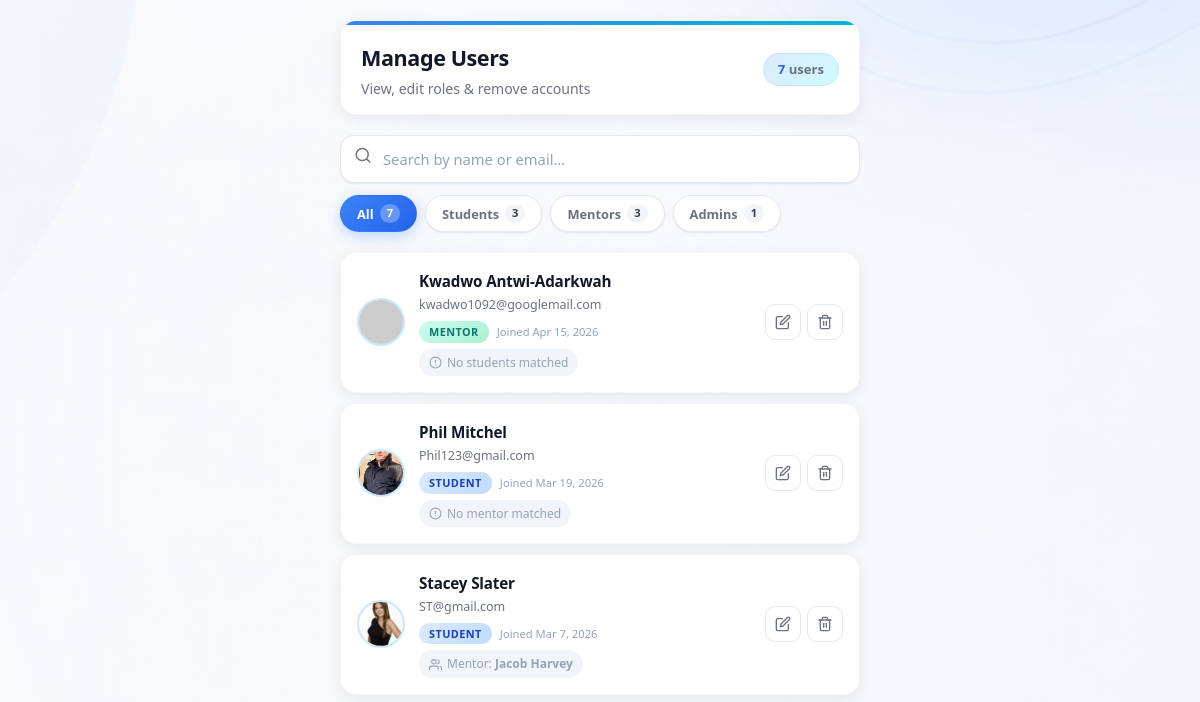
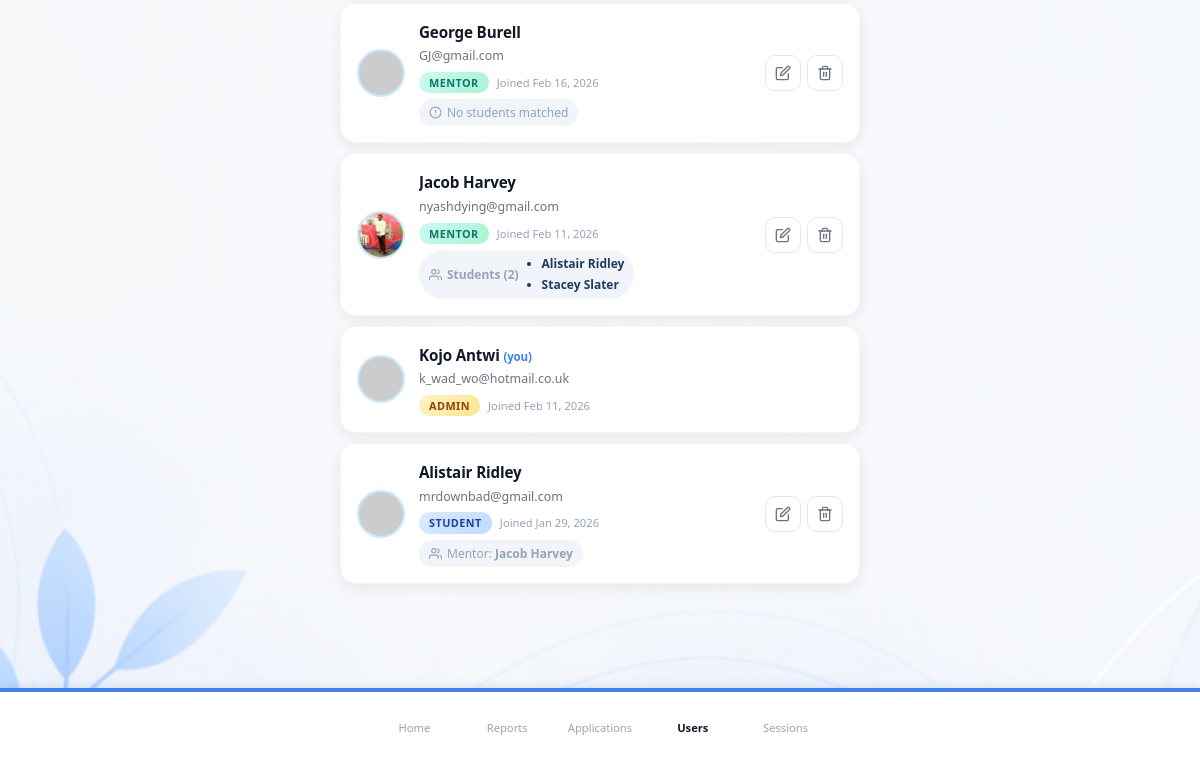
Before: /pages/manage_users.php (signed in) with the older database file (2 pictures, top to bottom).
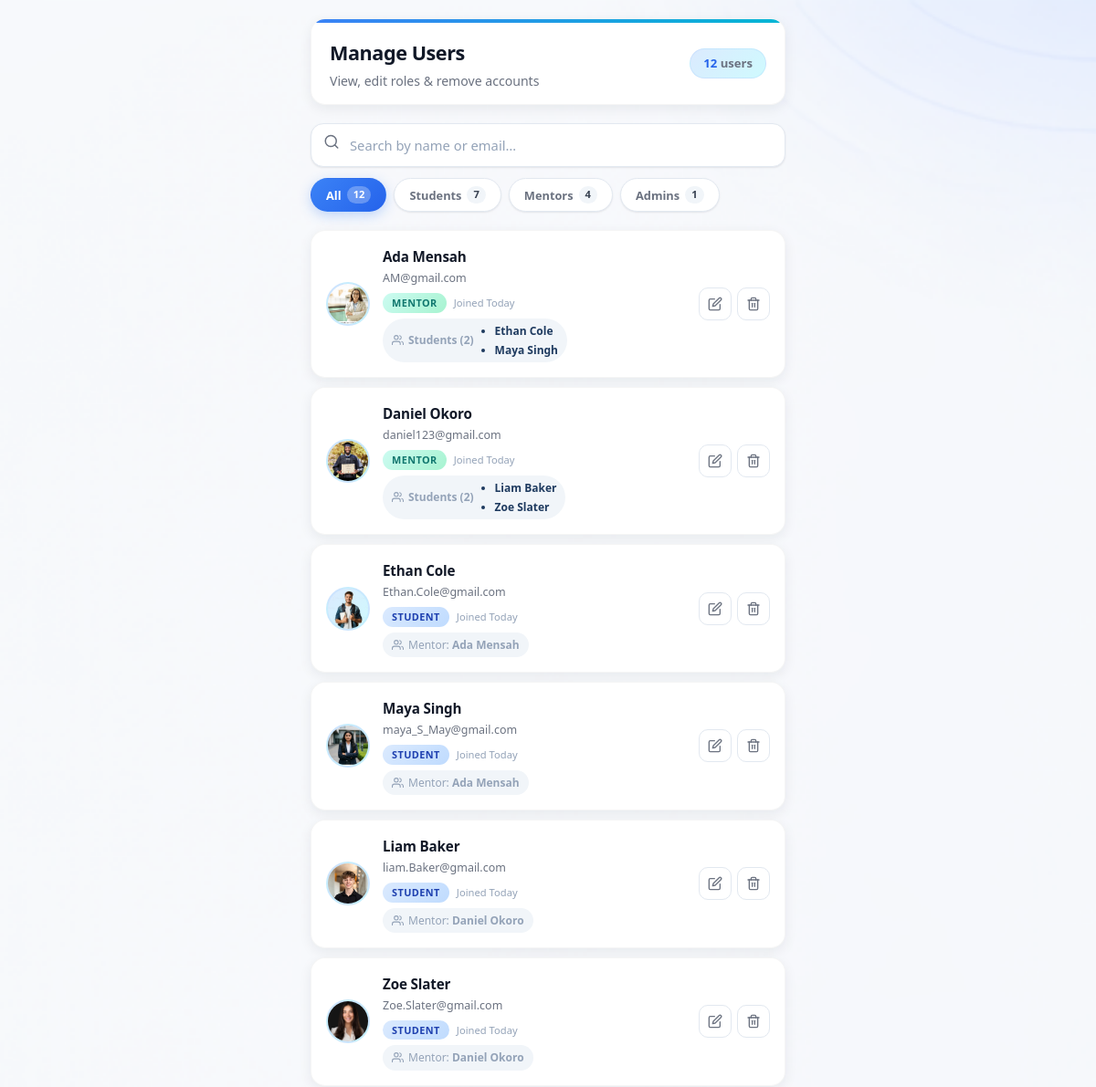
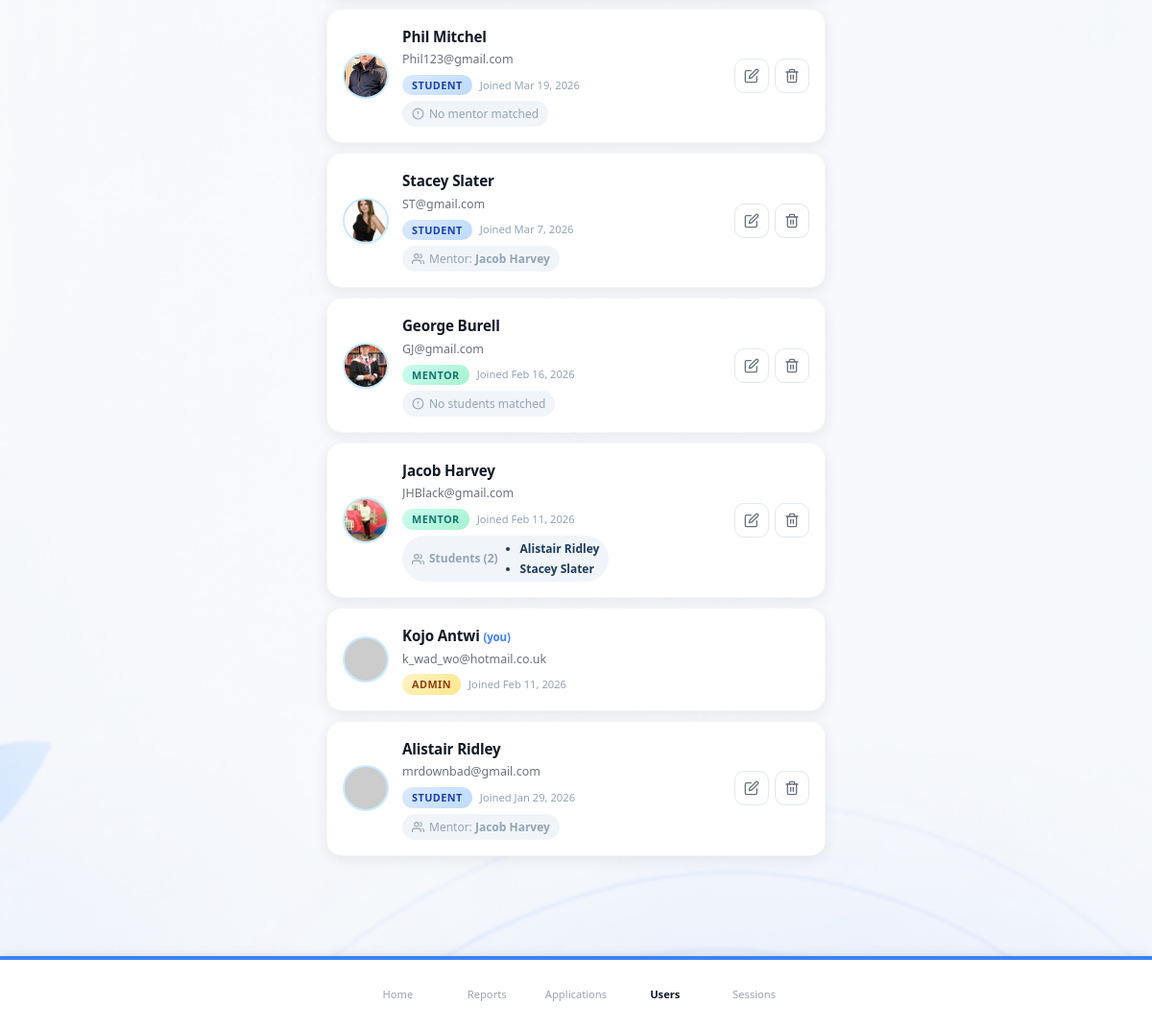
After: the same page with the newer database file (2 pictures, top to bottom).
### tables this page shows
CREATE TABLE `users` (
  `id` int(11) NOT NULL,
  `first_name` varchar(100) NOT NULL,
  `last_name` varchar(100) NOT NULL,
  `phone` varchar(20) DEFAULT NULL,
  `email` varchar(150) NOT NULL,
  `password` varchar(255) NOT NULL,
  `role` enum('student','mentor','admin') NOT NULL,
  `created_at` timestamp NOT NULL DEFAULT current_timestamp(),
  `profile_picture` varchar(255) DEFAULT NULL,
  `oauth_provider` varchar(20) DEFAULT NULL,
  `oauth_id` varchar(255) DEFAULT NULL
);

### pages/manage_users.php (the view, shortened to what this page needs)
<?php
require_once '../includes/db.php';
$adminId = (int)$_SESSION['user_id'];
$users = [];
$roleTotals = ['all' => 0, 'student' => 0, 'mentor' => 0, 'admin' => 0];
try {
    $stmt = $pdo->query("SELECT id, first_name, last_name, email, phone, role, created_at, profile_picture FROM users ORDER BY created_at DESC");
    $users = $stmt->fetchAll(PDO::FETCH_ASSOC);
    $roleTotals['all'] = count($users);
    foreach ($users as $u) {
        $roleTotals[$u['role']] = ($roleTotals[$u['role']] ?? 0) + 1;
    }
} catch (PDOException $e) {  }
$studentMentorMap = [];
try {
    $stmt = $pdo->query("
        SELECT msm.student_id, u.first_name, u.last_name
        FROM mentor_student_matches msm
        JOIN users u ON u.id = msm.mentor_id
        WHERE msm.active = 1
    ");
    while ($row = $stmt->fetch(PDO::FETCH_ASSOC)) {
        $studentMentorMap[(int)$row['student_id']] = $row['first_name'] . ' ' . $row['last_name'];
    }
} catch (PDOException $e) {  }
$mentorStudentsMap = [];
try {
    $stmt = $pdo->query("
        SELECT msm.mentor_id, u.first_name, u.last_name
        FROM mentor_student_matches msm
        JOIN users u ON u.id = msm.student_id
        WHERE msm.active = 1
        ORDER BY u.first_name
    ");
    while ($row = $stmt->fetch(PDO::FETCH_ASSOC)) {
        $mentorStudentsMap[(int)$row['mentor_id']][] = $row['first_name'] . ' ' . $row['last_name'];
    }
} catch (PDOException $e) {  }
function joinedLabel(string $dt): string {
    $ts = strtotime($dt);
    $diff = time() - $ts;
    if ($diff < 86400) return 'Today';
    return date('M j, Y', $ts);
}
?>
<!DOCTYPE html>
<html lang="en">
<head>
    <link rel="stylesheet" href="../assets/css/styles.css">
    <link rel="stylesheet" href="../assets/css/manage_users.css">
</head>
<body>
<div class="mu-container">
    <div class="mu-wrapper">
        <div class="mu-header">
            <div>
                <h1>Manage Users</h1>
                <p>View, edit roles &amp; remove accounts</p>
            </div>
            <span class="mu-user-count"><strong><?php echo $roleTotals['all']; ?></strong> users</span>
        </div>
        <div class="mu-toolbar">
            <div class="mu-search">
                <span class="mu-search__icon">
                </span>
                <input type="text" class="mu-search__input" id="searchInput" placeholder="Search by name or email…" autocomplete="off">
            </div>
            <div class="mu-filters" id="filterBar">
                <button class="mu-filter-btn active" data-filter="all">All <span class="mu-filter-count"><?php echo $roleTotals['all']; ?></span></button>
                <button class="mu-filter-btn" data-filter="student">Students <span class="mu-filter-count"><?php echo $roleTotals['student']; ?></span></button>
                <button class="mu-filter-btn" data-filter="mentor">Mentors <span class="mu-filter-count"><?php echo $roleTotals['mentor']; ?></span></button>
                <button class="mu-filter-btn" data-filter="admin">Admins <span class="mu-filter-count"><?php echo $roleTotals['admin']; ?></span></button>
            </div>
        </div>
        <div class="mu-list" id="userList">
            <?php if (empty($users)): ?>
                <div class="mu-empty">
                    <div class="mu-empty__icon">
                        <svg viewBox="0 0 24 24" fill="none" stroke="currentColor" stroke-width="2" stroke-linecap="round" stroke-linejoin="round"><path d="M17 21v-2a4 4 0 0 0-4-4H5a4 4 0 0 0-4 4v2"/><circle cx="9" cy="7" r="4"/></svg>
                    </div>
                    <p class="mu-empty__title">No users found</p>
                    <p class="mu-empty__text">Users will appear here once they sign up.</p>
                </div>
            <?php else: ?>
                <?php foreach ($users as $u):
                    $uid   = (int)$u['id'];
                    $name  = htmlspecialchars($u['first_name'] . ' ' . $u['last_name']);
                    $email = htmlspecialchars($u['email']);
                    $role  = htmlspecialchars($u['role']);
                    $joinedStr = joinedLabel($u['created_at']);
                    $isSelf = ($uid === $adminId);
                    $fallbackAvatarUrl = 'https://ui-avatars.com/api/?name=' . urlencode($u['first_name'] . ' ' . $u['last_name']) . '&background=3b82f6&color=fff&size=88';
                    if (!empty($u['profile_picture'])) {
                        $avatarUrl = '../' . ltrim($u['profile_picture'], '/');
                    } else {
                        $avatarUrl = $fallbackAvatarUrl;
                    }
                ?>
                <div class="mu-card" data-uid="<?php echo $uid; ?>" data-role="<?php echo $role; ?>" data-name="<?php echo strtolower($name); ?>" data-email="<?php echo strtolower($email); ?>">
                    <img class="mu-avatar" src="<?php echo htmlspecialchars($avatarUrl); ?>" alt="<?php echo $name; ?>" loading="lazy" data-fallback="<?php echo htmlspecialchars($fallbackAvatarUrl); ?>" onerror="this.onerror=null;this.src=this.dataset.fallback;">
                    <div class="mu-info">
                        <p class="mu-name"><?php echo $name; ?><?php if ($isSelf): ?> <span style="font-size:0.72rem;color:var(--accent);font-weight:700;">(you)</span><?php endif; ?></p>
                        <p class="mu-email"><?php echo $email; ?></p>
                        <div class="mu-meta">
                            <span class="mu-role mu-role--<?php echo $role; ?>" data-role-badge><?php echo ucfirst($role); ?></span>
                            <span class="mu-joined">Joined <?php echo $joinedStr; ?></span>
                        </div>
                        <?php if ($role === 'student'): ?>
                        <div class="mu-mentor-match">
                            <?php if (!empty($studentMentorMap[$uid])): ?>
                                <svg viewBox="0 0 24 24" fill="none" stroke="currentColor" stroke-width="2" stroke-linecap="round" stroke-linejoin="round" width="13" height="13"><path d="M17 21v-2a4 4 0 0 0-4-4H5a4 4 0 0 0-4 4v2"/><circle cx="9" cy="7" r="4"/><path d="M23 21v-2a4 4 0 0 0-3-3.87"/><path d="M16 3.13a4 4 0 0 1 0 7.75"/></svg>
                                <span>Mentor: <strong><?php echo htmlspecialchars($studentMentorMap[$uid]); ?></strong></span>
                            <?php else: ?>
                                <svg viewBox="0 0 24 24" fill="none" stroke="currentColor" stroke-width="2" stroke-linecap="round" stroke-linejoin="round" width="13" height="13"><circle cx="12" cy="12" r="10"/><line x1="12" y1="8" x2="12" y2="12"/><line x1="12" y1="16" x2="12.01" y2="16"/></svg>
                                <span>No mentor matched</span>
                            <?php endif; ?>
                        </div>
                        <?php endif; ?>
                        <?php if ($role === 'mentor'): ?>
                        <div class="mu-mentor-match mu-mentor-match--mentor mu-mentor-match--list">
                            <?php if (!empty($mentorStudentsMap[$uid])): ?>
                                <div class="mu-students-header">
                                    <svg viewBox="0 0 24 24" fill="none" stroke="currentColor" stroke-width="2" stroke-linecap="round" stroke-linejoin="round" width="13" height="13"><path d="M17 21v-2a4 4 0 0 0-4-4H5a4 4 0 0 0-4 4v2"/><circle cx="9" cy="7" r="4"/><path d="M23 21v-2a4 4 0 0 0-3-3.87"/><path d="M16 3.13a4 4 0 0 1 0 7.75"/></svg>
                                    <span>Students (<?php echo count($mentorStudentsMap[$uid]); ?>)</span>
                                </div>
                                <ul class="mu-students-list">
                                    <?php foreach ($mentorStudentsMap[$uid] as $studentName): ?>
                                    <li><?php echo htmlspecialchars($studentName); ?></li>
                                    <?php endforeach; ?>
                                </ul>
                            <?php else: ?>
                                <svg viewBox="0 0 24 24" fill="none" stroke="currentColor" stroke-width="2" stroke-linecap="round" stroke-linejoin="round" width="13" height="13"><circle cx="12" cy="12" r="10"/><line x1="12" y1="8" x2="12" y2="12"/><line x1="12" y1="16" x2="12.01" y2="16"/></svg>
                                <span>No students matched</span>
                            <?php endif; ?>
                        </div>
                        <?php endif; ?>
                    </div>
                    <div class="mu-actions">
                        <?php if (!$isSelf): ?>
                        <button class="mu-btn-icon mu-btn-icon--edit" title="Change role" onclick="openEditModal(<?php echo $uid; ?>, '<?php echo $role; ?>', '<?php echo addslashes($name); ?>')">
                            <svg viewBox="0 0 24 24" fill="none" stroke="currentColor" stroke-width="2" stroke-linecap="round" stroke-linejoin="round"><path d="M11 4H4a2 2 0 0 0-2 2v14a2 2 0 0 0 2 2h14a2 2 0 0 0 2-2v-7"/><path d="M18.5 2.5a2.121 2.121 0 0 1 3 3L12 15l-4 1 1-4 9.5-9.5z"/></svg>
                        </button>
                        <button class="mu-btn-icon mu-btn-icon--delete" title="Delete user" onclick="openDeleteModal(<?php echo $uid; ?>, '<?php echo addslashes($name); ?>')">
                        </button>
                        <?php endif; ?>
                    </div>
                </div>
                <?php endforeach; ?>
            <?php endif; ?>
        </div>
    </div>
</div>
<?php include '../includes/nav.php'; ?>
</body>
</html>

### includes/nav.php (shortened to what this page needs)
<?php
$navBasePath = '';
if (strpos($_SERVER['PHP_SELF'], '/users/') !== false) {
    $navBasePath = '../../';
} elseif (strpos($_SERVER['PHP_SELF'], '/pages/') !== false) {
    $navBasePath = '../';
}
$currentPage = basename($_SERVER['PHP_SELF'], '.php');
$userRole = $_SESSION['role'] ?? 'student';
if ($userRole === 'mentor') {
    $navItems = [
        ['name' => 'dashboard', 'label' => 'Home', 'path' => $navBasePath . 'pages/dashboard.php', 'icon' => 'home'],
        ['name' => 'calendar', 'label' => 'Calendar', 'path' => $navBasePath . 'pages/calendar.php', 'icon' => 'calendar'],
        ['name' => 'requests', 'label' => 'Requests', 'path' => $navBasePath . 'pages/requests.php', 'icon' => 'requests'],
        ['name' => 'chat', 'label' => 'Chats', 'path' => $navBasePath . 'pages/chat.php', 'icon' => 'chat'],
        ['name' => 'profile', 'label' => 'Settings', 'path' => $navBasePath . 'pages/profile.php', 'icon' => 'settings'],
    ];
} elseif ($userRole === 'admin') {
    $navItems = [
        ['name' => 'dashboard', 'label' => 'Home', 'path' => $navBasePath . 'pages/dashboard.php', 'icon' => 'home'],
        ['name' => 'platform_report', 'label' => 'Reports', 'path' => $navBasePath . 'pages/platform_report.php', 'icon' => 'reports'],
        ['name' => 'manage_applications', 'label' => 'Applications', 'path' => $navBasePath . 'users/admin/manage_applications.php', 'icon' => 'requests'],
        ['name' => 'manage_users', 'label' => 'Users', 'path' => $navBasePath . 'pages/manage_users.php', 'icon' => 'users'],
        ['name' => 'session_monitor', 'label' => 'Sessions', 'path' => $navBasePath . 'pages/session_monitor.php', 'icon' => 'calendar'],
    ];
}
?>
<nav class="bottom-nav">
    <div class="bottom-nav-inner">
        <?php foreach ($navItems as $item):
            $isActive = ($currentPage === $item['name']);
        ?>
        <a href="<?php echo $item['path']; ?>" class="nav-item <?php echo $isActive ? 'active' : ''; ?>">
            <span class="nav-label"><?php echo $item['label']; ?></span>
        </a>
        <?php endforeach; ?>
    </div>
</nav>

### assets/css/styles.css (style rules this page uses)
:root { --accent: #3b82f6; --accent-dark: #2563eb; --accent-light: #dbeafe; --cyan: #06b6d4; --cyan-light: #cffafe; --muted: #6b7280; --bg: #f8fafc; --card: #ffffff; --text: #111827; --text-light: #374151; }
*, *::before, *::after { box-sizing: border-box; margin: 0; padding: 0; }
html { -webkit-text-size-adjust: 100%; }
body { font-family: system-ui, -apple-system, 'Segoe UI', Roboto, 'Helvetica Neue', Arial, sans-serif; background: var(--bg) url('../images/Mentor%20match%20background.png') no-repeat center top / cover fixed; color: var(--text); line-height: 1.6; min-height: 100vh; }

### includes/nav.php (style rules this page uses)
.bottom-nav { position: fixed; bottom: 0; left: 0; right: 0; background: #fff; border-top: 4px solid #3b82f6; box-shadow: 0 -2px 10px rgba(0,0,0,0.08); z-index: 1000; }
.bottom-nav-inner { max-width: 480px; margin: 0 auto; display: flex; justify-content: space-around; align-items: center; height: 72px; padding: 0 8px; }
.nav-item { display: flex; flex-direction: column; align-items: center; justify-content: center; flex: 1; gap: 4px; text-decoration: none; color: #9ca3af; transition: color 0.15s; }
.nav-item.active { color: #111827; }
.nav-label { font-size: 0.7rem; font-weight: 500; }
.nav-item.active .nav-label { font-weight: 600; }
body { padding-bottom: 80px; }

Changed rows visible on the page:
removed users: name "Kwadwo Antwi-Adarkwah", email "kwadwo1092@googlemail.com", role "MENTOR", created_at "Apr 15, 2026", shows "No students matched"
added users: profile_picture (picture), name "Ada Mensah", email "AM@gmail.com", role "MENTOR", created_at "Today", id "2", id "Ethan Cole", id "Maya Singh"
added users: profile_picture (picture), name "Daniel Okoro", email "daniel123@gmail.com", role "MENTOR", created_at "Today", id "2", id "Liam Baker", id "Zoe Slater"
added users: profile_picture (picture), name "Ethan Cole", email "Ethan.Cole@gmail.com", role "STUDENT", created_at "Today", id "Ada Mensah"
added users: profile_picture (picture), name "Maya Singh", email "maya_S_May@gmail.com", role "STUDENT", created_at "Today", id "Ada Mensah"
added users: profile_picture (picture), name "Liam Baker", email "liam.Baker@gmail.com", role "STUDENT", created_at "Today", id "Daniel Okoro"
added users: profile_picture (picture), name "Zoe Slater", email "Zoe.Slater@gmail.com", role "STUDENT", created_at "Today", id "Daniel Okoro"
changed users "George Burell": profile_picture: picture added in place of a placeholder
changed users: email "nyashdying@gmail.com" → "JHBlack@gmail.com"
Other visible differences:
$roleTotals['all']: "7" → "12"
$roleTotals['student']: "3" → "7"
$roleTotals['mentor']: "3" → "4"
